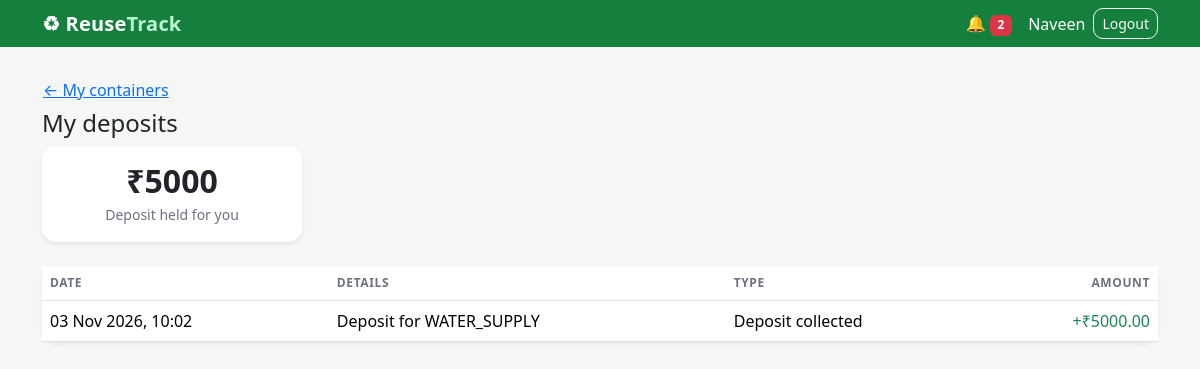
The app's page /portal/deposits/ (signed in), older data.
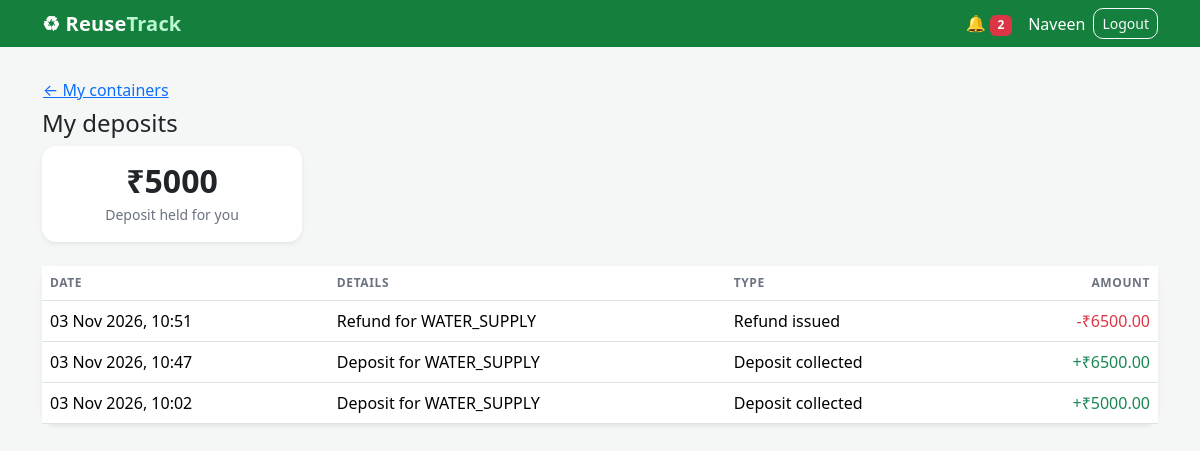
The same page, newer data.
### accounts/models.py (models this page shows, shortened)
class User(AbstractUser):
    class Role(models.TextChoices):
        ADMIN = 'ADMIN', 'Business Admin'
        STAFF = 'STAFF', 'Staff'
        CUSTOMER = 'CUSTOMER', 'Customer'
    business = models.ForeignKey(
        Business,
        on_delete=models.CASCADE,
        null=True,
        blank=True,
        related_name='users',
    )
    role = models.CharField(max_length=10, choices=Role.choices, default=Role.STAFF)
    phone = models.CharField(max_length=15, blank=True)

### payments/models.py (models this page shows, shortened)
class Transaction(models.Model):
    class Kind(models.TextChoices):
        DEPOSIT = 'DEPOSIT', 'Deposit collected'
        REFUND = 'REFUND', 'Refund issued'
    business = models.ForeignKey(Business, on_delete=models.CASCADE, related_name='transactions')
    customer = models.ForeignKey(Customer, on_delete=models.PROTECT, related_name='transactions')
    assignment = models.ForeignKey(
        'assignments.Assignment', on_delete=models.PROTECT, related_name='transactions'
    )
    kind = models.CharField(max_length=10, choices=Kind.choices)
    amount = models.DecimalField(max_digits=8, decimal_places=2)
    note = models.CharField(max_length=200, blank=True)
    created_at = models.DateTimeField(auto_now_add=True)
    class Meta:
        ordering = ['-created_at', '-id']

### portal/views.py (the view)
# urls.py: path('deposits/', views.portal_deposits, name='portal_deposits'),
@customer_required
def portal_deposits(request):
    customer = request.customer
    transactions = customer.transactions.select_related('assignment__container')
    return render(request, 'portal/portal_deposits.html', {
        'customer': customer,
        'transactions': transactions,
        'held': _held_total(customer),
    })

### notifications/context_processors.py (called while the page is built)
def notifications(request):
    user = request.user
    if not user.is_authenticated or user.business_id is None:
        return {}
    today = timezone.localdate().isoformat()
    if request.session.get('reminders_date') != today:
        generate_reminders(user)
        request.session['reminders_date'] = today
    return {'unread_count': Notification.objects.filter(user=user, is_read=False).count()}

### notifications/reminders.py (called while the page is built, shortened)
def generate_reminders(user):
    today = timezone.localdate()
    soon = today + timedelta(days=2)
    is_customer = user.role == User.Role.CUSTOMER
    if is_customer:
        customer = Customer.objects.filter(user=user).first()
        if customer is None:
            return
        assignments = Assignment.objects.filter(
            customer=customer, returned_date__isnull=True
        ).select_related('container')
        link = reverse('portal_home')
    elif user.role in (User.Role.ADMIN, User.Role.STAFF) and user.business_id:
        assignments = Assignment.objects.filter(
            business_id=user.business_id, returned_date__isnull=True
        ).select_related('container', 'customer')
        link = reverse('assignment_list')
    else:
        return

### payments/services.py (called while the page is built)
def _total(assignment, kind):
    result = Transaction.objects.filter(assignment=assignment, kind=kind).aggregate(total=Sum('amount'))
    return result['total'] or Decimal('0')

def refundable_balance(assignment):
    deposits = _total(assignment, Transaction.Kind.DEPOSIT)
    refunds = _total(assignment, Transaction.Kind.REFUND)
    return deposits - refunds

### portal/views.py (called while the page is built)
def customer_required(view_func):
    @wraps(view_func)
    @login_required
    def wrapper(request, *args, **kwargs):
        if request.user.role != User.Role.CUSTOMER:
            raise PermissionDenied
        customer = Customer.objects.filter(user=request.user).first()
        if customer is None:
            raise PermissionDenied
        request.customer = customer
        return view_func(request, *args, **kwargs)
    return wrapper

def _held_total(customer):
    return sum(refundable_balance(a) for a in customer.assignments.all())

### portal/templates/portal/portal_deposits.html
{% extends 'accounts/base.html' %}
{% block content %}
<a href="{% url 'portal_home' %}" class="btn btn-link px-0">← My containers</a>
<h4>My deposits</h4>
<div class="card text-center shadow-sm mb-4" style="max-width:260px">
    <div class="card-body">
        <h2>₹{{ held }}</h2>
        <small>Deposit held for you</small>
    </div>
</div>
<div class="card shadow-sm">
    <div class="table-responsive">
        <table class="table mb-0">
            <thead><tr><th>Date</th><th>Details</th><th>Type</th><th class="text-end">Amount</th></tr></thead>
            <tbody>
                {% for t in transactions %}
                <tr>
                    <td>{{ t.created_at|date:"d M Y, H:i" }}</td>
                    <td>{{ t.note }}</td>
                    <td>{{ t.get_kind_display }}</td>
                    <td class="text-end {% if t.kind == 'REFUND' %}text-danger{% else %}text-success{% endif %}">
                        {% if t.kind == 'REFUND' %}-{% else %}+{% endif %}₹{{ t.amount }}
                    </td>
                </tr>
                {% empty %}
                <tr><td colspan="4" class="text-center text-muted py-4">No transactions yet.</td></tr>
                {% endfor %}
            </tbody>
        </table>
    </div>
</div>
{% endblock %}

### accounts/templates/accounts/base.html (shortened to what this page needs)
{% load static %}
<!DOCTYPE html>
<html lang="en">
<head>
    <link href="https://cdn.jsdelivr.net/npm/bootstrap@5.3.3/dist/css/bootstrap.min.css" rel="stylesheet">
    <link href="{% static 'accounts/app.css' %}" rel="stylesheet">
</head>
<body class="{% if user.is_authenticated and user.business_id %}has-bottom-nav{% endif %}">
    <nav class="navbar navbar-dark brand-nav">
        <div class="container">
            <a class="logo" href="{% url 'home' %}">♻ Reuse<span>Track</span></a>
            {% if user.is_authenticated %}
                <div class="d-flex align-items-center gap-3">
                    {% if user.business_id %}
                    <a href="{% url 'notification_list' %}" class="text-white text-decoration-none">
                        🔔{% if unread_count %}<span class="badge bg-danger ms-1">{{ unread_count }}</span>{% endif %}
                    </a>
                    {% endif %}
                    <form method="post" action="{% url 'logout' %}" class="d-flex align-items-center gap-2 mb-0">
                        <span class="text-white">{{ user.first_name|default:user.username }}</span>
                        <button class="btn btn-outline-light btn-sm">Logout</button>
                    </form>
                </div>
            {% endif %}
        </div>
    </nav>
    <div class="container py-4">
        {% block content %}{% endblock %}
    </div>
</body>
</html>

### accounts/static/accounts/app.css (style rules this page uses)
:root { --brand: #15803d; --brand-dark: #166534; --brand-light: #bbf7d0; --page-bg: #f4f7f5; --muted: #6b7280; }
body { font-family: system-ui, -apple-system, "Segoe UI", Roboto, sans-serif; background: var(--page-bg); }
.brand-nav { background: var(--brand); }
.logo { color: #fff; font-weight: 700; font-size: 1.25rem; text-decoration: none; letter-spacing: 0.2px; }
.logo span { color: var(--brand-light); }
.card { border: 0; border-radius: 14px; }
.btn { border-radius: 10px; }
.table thead th { font-size: 0.75rem; text-transform: uppercase; letter-spacing: 0.05em; color: var(--muted); white-space: nowrap; }
.card-body > h2 { font-weight: 700; margin-bottom: 0.1rem; }
.card-body > small { color: var(--muted); }

Row changes from the older to the newer data that the page shows:
added Transaction: created_at "03 Nov 2026, 10:51", note "Refund for WATER_SUPPLY", kind "Refund issued", amount "6500.00"
added Transaction: created_at "03 Nov 2026, 10:47", note "Deposit for WATER_SUPPLY", kind "Deposit collected", amount "6500.00"
